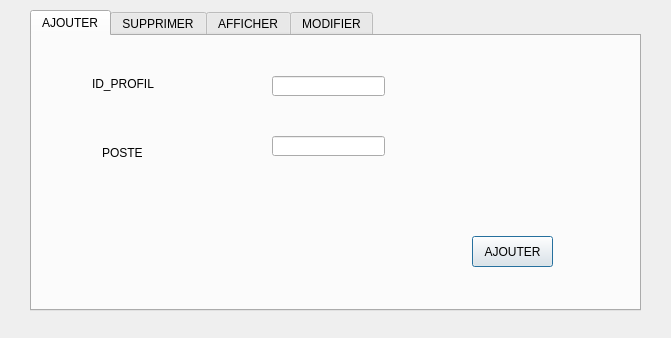
<?xml version="1.0" encoding="UTF-8"?>
<ui version="4.0">
 <class>gestion_profil</class>
 <widget class="QDialog" name="gestion_profil">
  <property name="geometry">
   <rect>
    <x>0</x>
    <y>0</y>
    <width>671</width>
    <height>338</height>
   </rect>
  </property>
  <property name="windowTitle">
   <string>Dialog</string>
  </property>
  <widget class="QTabWidget" name="tabWidget">
   <property name="geometry">
    <rect>
     <x>30</x>
     <y>10</y>
     <width>611</width>
     <height>301</height>
    </rect>
   </property>
   <property name="styleSheet">
    <string notr="true">background-image:url(:/hinata.jpg) ;</string>
   </property>
   <property name="currentIndex">
    <number>0</number>
   </property>
   <widget class="QWidget" name="tab">
    <attribute name="title">
     <string>AJOUTER</string>
    </attribute>
    <widget class="QPushButton" name="ajouter">
     <property name="geometry">
      <rect>
       <x>440</x>
       <y>200</y>
       <width>81</width>
       <height>31</height>
      </rect>
     </property>
     <property name="text">
      <string>AJOUTER</string>
     </property>
    </widget>
    <widget class="QLabel" name="label">
     <property name="geometry">
      <rect>
       <x>60</x>
       <y>40</y>
       <width>71</width>
       <height>16</height>
      </rect>
     </property>
     <property name="text">
      <string>ID_PROFIL</string>
     </property>
    </widget>
    <widget class="QLineEdit" name="lineEditidprofil">
     <property name="geometry">
      <rect>
       <x>240</x>
       <y>40</y>
       <width>113</width>
       <height>20</height>
      </rect>
     </property>
    </widget>
    <widget class="QLineEdit" name="lineEditposteprofil">
     <property name="geometry">
      <rect>
       <x>240</x>
       <y>100</y>
       <width>113</width>
       <height>20</height>
      </rect>
     </property>
    </widget>
    <widget class="QLabel" name="label_2">
     <property name="geometry">
      <rect>
       <x>70</x>
       <y>110</y>
       <width>47</width>
       <height>14</height>
      </rect>
     </property>
     <property name="text">
      <string>POSTE</string>
     </property>
    </widget>
   </widget>
   <widget class="QWidget" name="tab_2">
    <attribute name="title">
     <string>SUPPRIMER</string>
    </attribute>
    <widget class="QLineEdit" name="lineEdit_supp_profil">
     <property name="geometry">
      <rect>
       <x>190</x>
       <y>70</y>
       <width>113</width>
       <height>20</height>
      </rect>
     </property>
    </widget>
    <widget class="QPushButton" name="pushButton_supprimer">
     <property name="geometry">
      <rect>
       <x>330</x>
       <y>170</y>
       <width>81</width>
       <height>31</height>
      </rect>
     </property>
     <property name="text">
      <string>SUPPRIMER</string>
     </property>
    </widget>
   </widget>
   <widget class="QWidget" name="tab_3">
    <attribute name="title">
     <string>AFFICHER</string>
    </attribute>
    <widget class="QTableView" name="tableView">
     <property name="geometry">
      <rect>
       <x>0</x>
       <y>10</y>
       <width>491</width>
       <height>261</height>
      </rect>
     </property>
    </widget>
   </widget>
   <widget class="QWidget" name="tab_4">
    <attribute name="title">
     <string>MODIFIER</string>
    </attribute>
    <widget class="QPushButton" name="pushButton_modifier">
     <property name="geometry">
      <rect>
       <x>420</x>
       <y>160</y>
       <width>81</width>
       <height>31</height>
      </rect>
     </property>
     <property name="text">
      <string>MODIFIER</string>
     </property>
    </widget>
    <widget class="QLabel" name="label_3">
     <property name="geometry">
      <rect>
       <x>40</x>
       <y>40</y>
       <width>131</width>
       <height>16</height>
      </rect>
     </property>
     <property name="text">
      <string> ID PROFIL</string>
     </property>
    </widget>
    <widget class="QLabel" name="label_4">
     <property name="geometry">
      <rect>
       <x>40</x>
       <y>90</y>
       <width>131</width>
       <height>16</height>
      </rect>
     </property>
     <property name="text">
      <string>NOUVELLE POSTE</string>
     </property>
    </widget>
    <widget class="QLineEdit" name="lineEditidprofil1">
     <property name="geometry">
      <rect>
       <x>250</x>
       <y>40</y>
       <width>113</width>
       <height>20</height>
      </rect>
     </property>
    </widget>
    <widget class="QLineEdit" name="lineEditposteprofil1">
     <property name="geometry">
      <rect>
       <x>250</x>
       <y>90</y>
       <width>113</width>
       <height>20</height>
      </rect>
     </property>
    </widget>
   </widget>
  </widget>
 </widget>
 <resources/>
 <connections/>
</ui>
